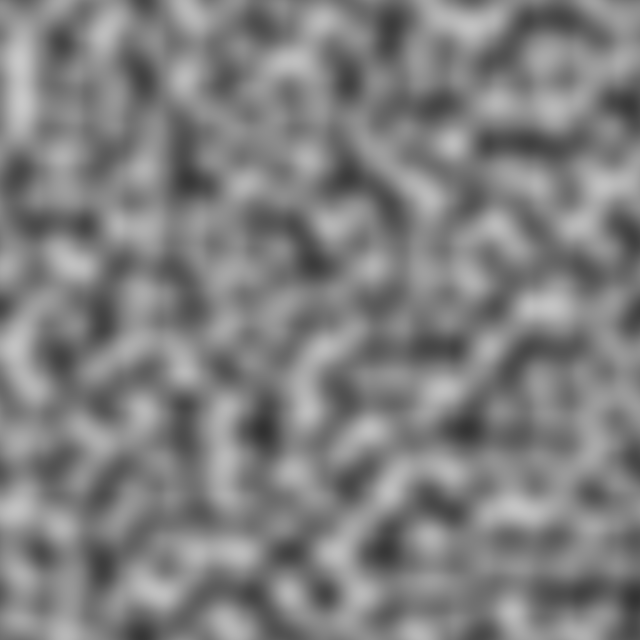
#> input picture fur/Perlin_noise_example.png, 640 x 640 px
$ jupyter execute --allow-errors 'dots generating.ipynb'
#> lines starting #> are read from the running program, lines starting #| are printed output that depends on the picture
[cell 1]
from PIL import Image, ImageDraw
import random

def generate_image():
    # Create an image with a transparent background
    image = Image.new('RGBA', (512, 512), (0, 0, 0, 0))
#> image: PIL image 512x512 RGBA; every value is 0
    draw = ImageDraw.Draw(image)

    # Number of dots
    num_dots = 1600

    # Size of each dot
    dot_size = 3

    # Grid spacing
    grid_spacing = 12

    rand_radius = 2

    # Draw dots at grid centers with slight perturbations
    for x in range(0, 512, grid_spacing):
        for y in range(0, 512, grid_spacing):
            perturbation_x = random.randint(-rand_radius, rand_radius)
            perturbation_y = random.randint(-rand_radius, rand_radius)

            # Calculate dot position with perturbation
            dot_x = x + perturbation_x
            dot_y = y + perturbation_y

            # Draw the dot
            draw.ellipse((dot_x - dot_size, dot_y - dot_size, dot_x + dot_size, dot_y + dot_size), fill=(255, 255, 255, 255))

    # Save the image
    image.save('perturbed_dots.png')

if __name__ == "__main__":
    generate_image()

[cell 2]
import numpy as np
from scipy.spatial import Voronoi, voronoi_plot_2d
import matplotlib.pyplot as plt

def generate_perturbed_grid_points(grid_size, perturbation_range):
    points = np.array([[x, y] for x in range(1, grid_size) for y in range(1, grid_size)], dtype=float)
    points += np.random.uniform(-perturbation_range, perturbation_range, points.shape)
    return points * 8

def plot_colored_voronoi_diagram(points, grid_points):
    vor = Voronoi(points)
    voronoi_plot_2d(vor, show_vertices=False, line_colors='none', line_width=0, line_alpha=0, point_size=0)  # Set point_size to 0

    for i, region in enumerate(vor.regions[:-1]):
        if -1 not in region:
            polygon = [vor.vertices[i] for i in region]

            if (np.where(vor.point_region == i)[0].size > 0):
                point_id = np.where(vor.point_region == i)[0][0]
                grid_point = grid_points[point_id]
                region_color = np.array([grid_point[0]/512, grid_point[1]/512, 0])
                plt.fill(*zip(*polygon), color=region_color, edgecolor='none', alpha=1.0)
    #plt.show()
    plt.axis('off')
    plt.xlim(0, 512)
    plt.ylim(0, 512)

    fig = plt.gcf()

    # Set the figure size to ensure a 512x512 array
    fig.set_size_inches(8, 8)
    fig.set_dpi(512/8)

    fig.savefig('my_plot.png', bbox_inches='tight')
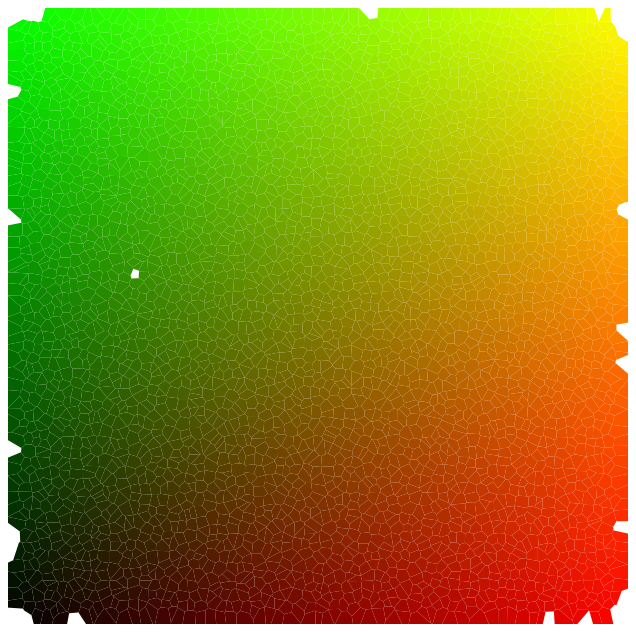
#> figure drawn by matplotlib, 1 panel
    fig.subplots_adjust(left=0, right=1, bottom=0, top=1)

    # Convert the Matplotlib plot to a NumPy array
    fig.canvas.draw()
    plot_array = np.array(fig.canvas.renderer.buffer_rgba())

    #plot_array = cv2.imread("my_plot.png")

    return plot_array

if __name__ == "__main__":
    grid_size = 64
    perturbation_range = 0.5

    # Generate perturbed grid points
    grid_points = generate_perturbed_grid_points(grid_size, perturbation_range)

    # Get colors for Voronoi cells
    vor = Voronoi(grid_points)
    #cell_colors = color_voronoi_cells(vor, grid_points)

    # Plot the colored Voronoi diagram with invisible edges and dots
    plot_array = plot_colored_voronoi_diagram(grid_points, grid_points)
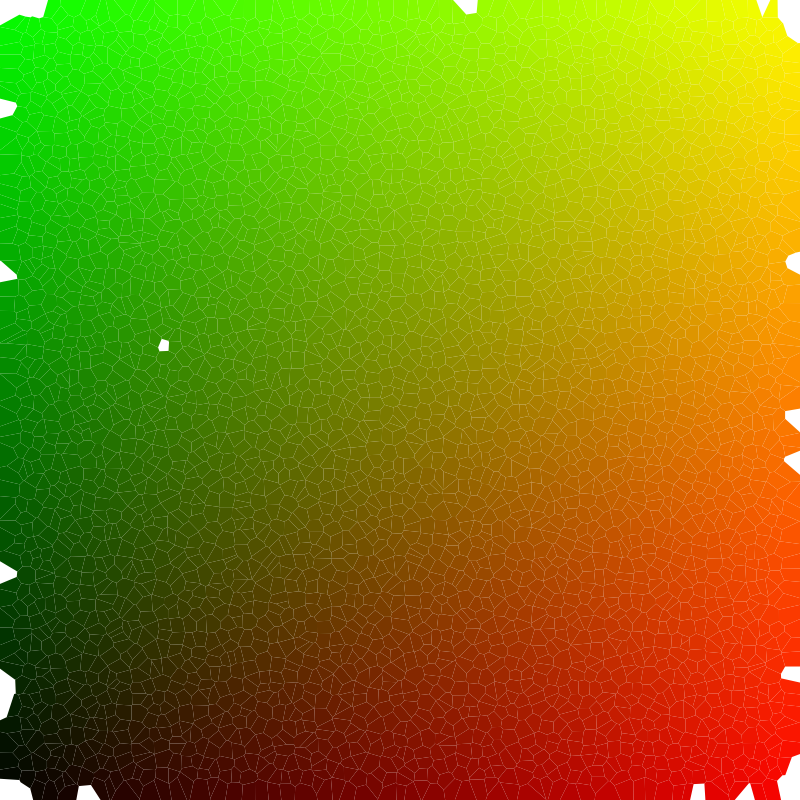
#> figure drawn by matplotlib, 1 panel

[cell 3]
from PIL import Image
im = Image.fromarray(plot_array)
im.save("voronoi.png")

[cell 4]
import cv2
import numpy as np

img = cv2.imread('./Perlin_noise_example.png', 0).astype(float)
#> img: shape (640, 640) float64; min 49, max 200, mean 127.8
dirctn_field = np.zeros((img.shape[0], img.shape[1], 2), dtype=float)

for row in range(img.shape[0]):
    for col in range(img.shape[1]):
        if row == 0 or row == img.shape[0] - 1 or col == 0 or col == img.shape[1] - 1:
            dirctn_field[row][col] = np.zeros(2)
        else:
            dirctn = np.array([img[row][col+1] - img[row][col-1], img[row-1][col] - img[row+1][col]])
            if np.linalg.norm(dirctn) != 0:
                dirctn = dirctn*(1/np.linalg.norm(dirctn))
                dirctn_field[row][col] = dirctn
            else:
                dirctn_field[row][col] = np.zeros(2)

dirctn_field = dirctn_field[4:516, 4:516]

[cell 5]
first_channel_image = (dirctn_field[:, :, 1] + 1) / 2
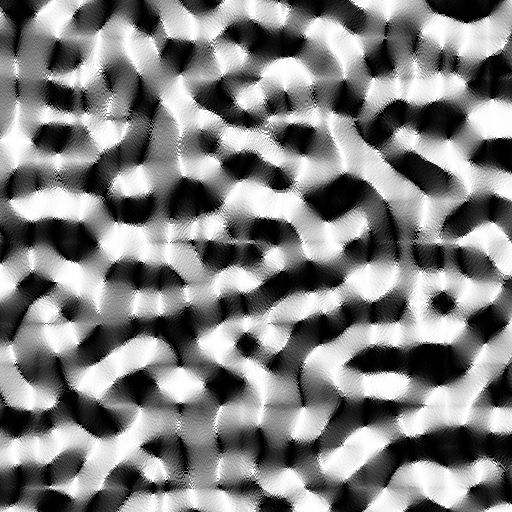
#> first_channel_image: shape (512, 512) float64; min 0, max 1, mean 0.503

scaled_image = (first_channel_image * 255).astype(np.uint8)

# Display the 2-channel image with zeros in the third channel
cv2.imshow('Two-Channel Image', scaled_image)

# Wait for a key event and then close the window
cv2.waitKey(0)
cv2.destroyAllWindows()

[cell 6]
scaled_image

[cell 7]
from PIL import Image, ImageDraw
import random

def generate_random_between(low, high, sigma=0.2):
    random_num = random.gauss((low + high) / 2, sigma)
    return max(min(random_num, high), low)

def generate_images():
    # Number of images
    num_images = 15

    rand_radius = 2

    max_dot_size = 5
    min_dot_size = 1

    grid_spacing = 10

    # Create a list to store dot positions
    dot_positions = []

    dot_heights = []

    # Generate random dot positions
    for x in range(0, 512, grid_spacing):
        for y in range(0, 512, grid_spacing):
            perturbation_x = random.randint(-rand_radius, rand_radius)
            perturbation_y = random.randint(-rand_radius, rand_radius)

            dot_positions.append((max(min(x + perturbation_x, 511), 0), max(min(y + perturbation_y, 511), 0)))
            dot_heights.append(generate_random_between(0.5, 1.0))

    images = {}
    draws = {}
    # Create images
    for img_num in range(num_images):
        # Create an image with a transparent background
        images[img_num] = Image.new('RGBA', (512, 512), (0, 0, 0, 0))
        draws[img_num] = ImageDraw.Draw(images[img_num])

    cluster_step_size = 1
    noise_step_size = 3

    # Draw dots at the same locations with progressively smaller sizes
    for index in range(len(dot_positions)):
        dot_loc = np.array(dot_positions[index])
        dot_height = dot_heights[index]
        grid_point = plot_array[511-dot_loc[1]][dot_loc[0]][:2] * (512/255)

        if grid_point[0] == 512 and grid_point[1] == 512:
            point_dir = np.array([0, 0])
        else:
#           noise_dir = dirctn_field[511-dot_loc[1]][dot_loc[0]]
            noise_dir = dirctn_field[int(511-grid_point[1])][int(grid_point[0])]
            shifted_grid_point = grid_point + noise_step_size * noise_dir

            point_dir = (shifted_grid_point - dot_loc) / np.linalg.norm(shifted_grid_point - dot_loc)

        for img_num in range(num_images):
            alpha = img_num / (num_images * dot_height - 1)
            dot_size = max_dot_size * (1 - alpha) + min_dot_size * alpha  # Decrease dot size progressively
#             dot_loc_displaced = dot_loc + point_dir * cluster_step_size * img_num + noise_dir * noise_step_size * img_num
            dot_loc_displaced = dot_loc + point_dir * cluster_step_size * img_num
            dot_x, dot_y = dot_loc_displaced
            # Draw the dot
            draws[img_num].ellipse((dot_x - dot_size, dot_y - dot_size, dot_x + dot_size, dot_y + dot_size), fill=(255, 255, 255, 255))

    # Save the images
    for img_num in range(num_images):
        images[img_num].save(f'dots_{img_num + 1}.png')

#> (the rest of this cell did not finish here and is left out)
